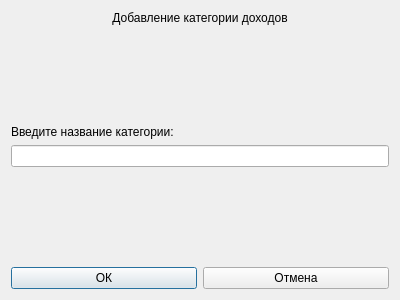
<?xml version="1.0" encoding="UTF-8"?>
<ui version="4.0">
 <class>DialogAddCategoryIncome</class>
 <widget class="QDialog" name="DialogAddCategoryIncome">
  <property name="geometry">
   <rect>
    <x>0</x>
    <y>0</y>
    <width>400</width>
    <height>300</height>
   </rect>
  </property>
  <property name="windowTitle">
   <string>Dialog</string>
  </property>
  <layout class="QGridLayout" name="gridLayout">
   <item row="0" column="0">
    <widget class="QLabel" name="label">
     <property name="text">
      <string>Добавление категории доходов</string>
     </property>
     <property name="alignment">
      <set>Qt::AlignHCenter|Qt::AlignTop</set>
     </property>
    </widget>
   </item>
   <item row="3" column="0">
    <widget class="QLineEdit" name="lineEdit"/>
   </item>
   <item row="5" column="0">
    <layout class="QHBoxLayout" name="horizontalLayout">
     <item>
      <widget class="QPushButton" name="OK">
       <property name="text">
        <string>ОК</string>
       </property>
      </widget>
     </item>
     <item>
      <widget class="QPushButton" name="Close">
       <property name="text">
        <string>Отмена</string>
       </property>
      </widget>
     </item>
    </layout>
   </item>
   <item row="1" column="0">
    <spacer name="verticalSpacer">
     <property name="orientation">
      <enum>Qt::Vertical</enum>
     </property>
     <property name="sizeHint" stdset="0">
      <size>
       <width>20</width>
       <height>40</height>
      </size>
     </property>
    </spacer>
   </item>
   <item row="4" column="0">
    <spacer name="verticalSpacer_2">
     <property name="orientation">
      <enum>Qt::Vertical</enum>
     </property>
     <property name="sizeHint" stdset="0">
      <size>
       <width>20</width>
       <height>40</height>
      </size>
     </property>
    </spacer>
   </item>
   <item row="2" column="0">
    <widget class="QLabel" name="label_2">
     <property name="text">
      <string>Введите название категории:</string>
     </property>
    </widget>
   </item>
  </layout>
 </widget>
 <resources/>
 <connections/>
</ui>
